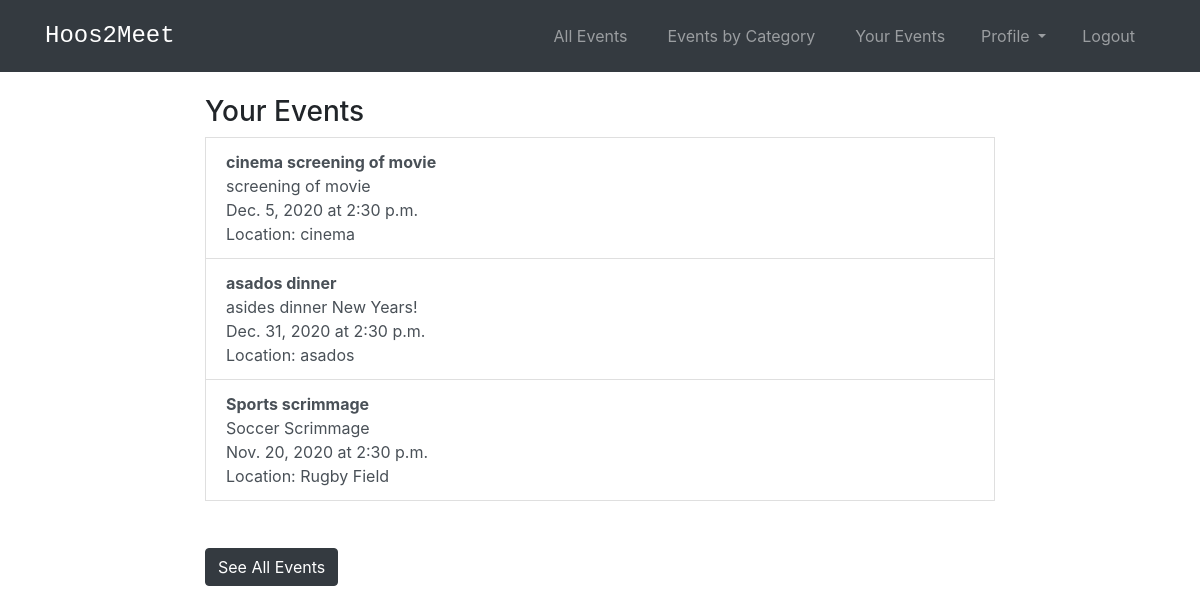
The page /events/your-events/ (signed in) on the database as committed earlier.
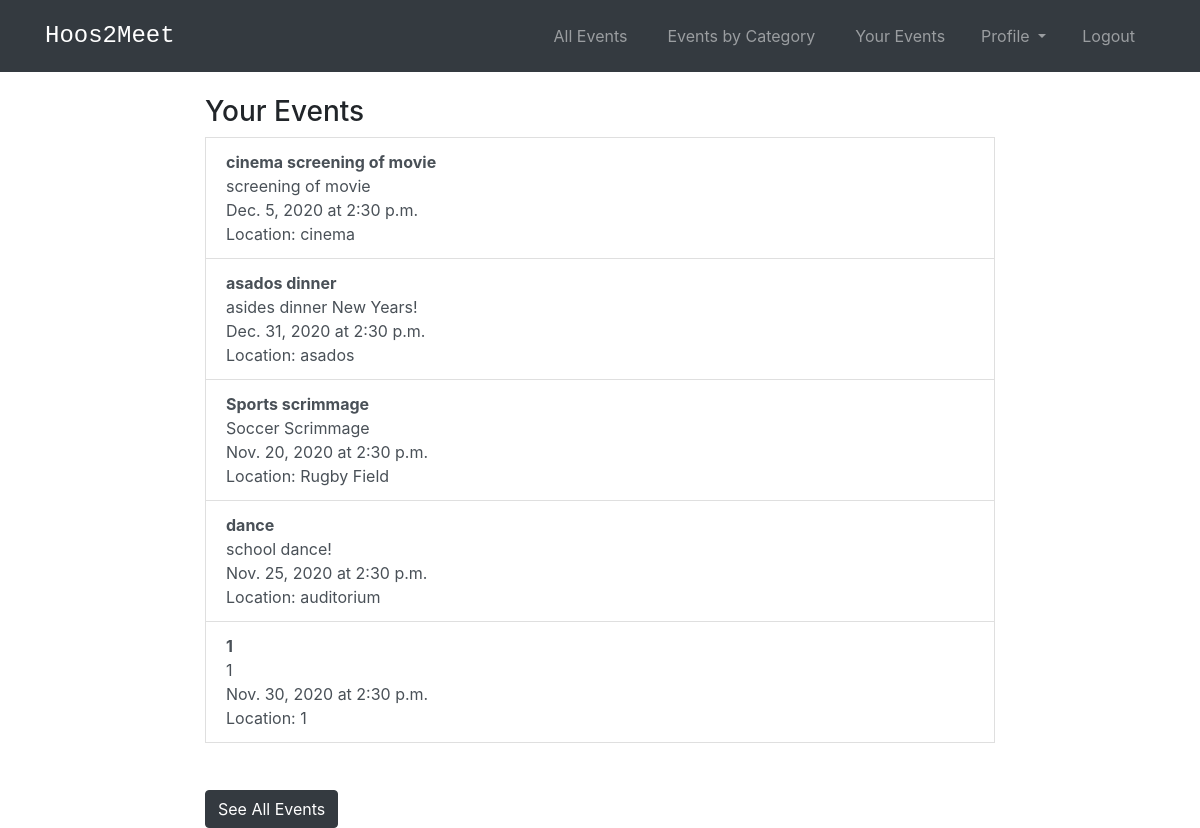
The same page on the database as committed later.
### events/models.py (models this page shows, shortened)
class Event(models.Model):
    title_text = models.CharField("Event Name", max_length=255)
    location_text = models.CharField("Location", max_length=100)
    date = models.DateField(default=datetime.date.today)
    time = models.TimeField(default = '14:30',help_text="Enter in 24 hour format (eg - 2:45 or 16:45)")
    category_text = models.CharField("Category", max_length=255,default = 'Uncategorized')
    description_text = models.CharField("Description", max_length=200)
    organizer = models.ForeignKey(User, default = 1, on_delete=models.CASCADE)
    location=PlacesField()
    """"
    def get_absolute_url(self):
        return reverse('events:detail', kwargs={'pk': self.pk})
    """

### events/views.py (the view)
# urls.py: path('your-events/', views.YourEvents, name='your_events'),
def YourEvents(request):
    your_event_list = Event.objects.filter(organizer = request.user)
    return render(request, 'events/your_events.html', {'your_event_list':your_event_list})

### events/templates/events/your_events.html (shortened to what this page needs)
<!DOCTYPE html>
<head>
  {% extends 'base.html' %}
  {% load static %}
  {% load socialaccount %}
{% block content %}
{% if user.is_authenticated %}
<h3>Your Events</h3>
{% if your_event_list %}
    {% for event in your_event_list %}
        <a href="{% url 'events:detail' event.id %}" class = 'list-group-item list-group-item-action'><b>{{event.title_text}}</b><br> {{event.description_text}}<br>{{event.date}} at {{event.time}}<br>Location: {{event.location_text}}</a></li>
    {% endfor %}
{% else %}
    <p>No events have been posted by you.</p>
{% endif %}
<br><br>
<a class="btn btn-dark" href="{% url 'events:event_list' %}">See All Events</a></li>
{% endif %}
{% endblock %}

Rows that differ between the two databases and show on the page:
added Event: title_text "dance", description_text "school dance!", date "Nov. 25, 2020", time "2:30 p.m.", location_text "auditorium"
added Event: title_text "1", description_text "1", date "Nov. 30, 2020", time "2:30 p.m.", location_text "1"
